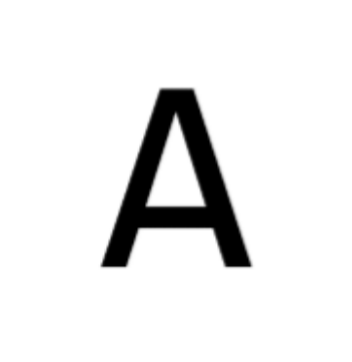
#> input picture letterA.png, 352 x 362 px
$ python harris_example.py
#> lines starting #> are read from the running program, lines starting #| are printed output that depends on the picture; after the words box and inside, x2 and y2 are one past the last pixel; in counts of white or black regions, pixels touching at a corner belong together
import numpy as np
import cv2 as cv
from matplotlib import pyplot as plt

filename = 'letterA.png'
img = cv.imread(filename)
#> img is the input picture: shape (362, 352, 3); min 0, max 255, mean 234.6
gray = cv.cvtColor(img,cv.COLOR_BGR2GRAY)

gray = np.float32(gray)
dst = cv.cornerHarris(gray,2,3,0.04)
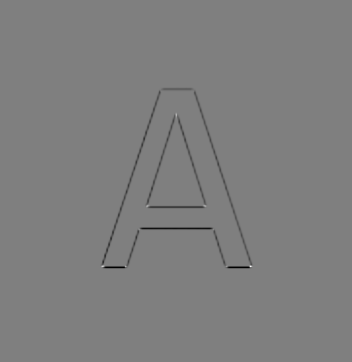
#> dst: shape (362, 352) float32; min -33863088, max 33942168, mean -194046.4; drawn with min black and max white

#result is dilated for marking the corners, not important
dst = cv.dilate(dst,None)
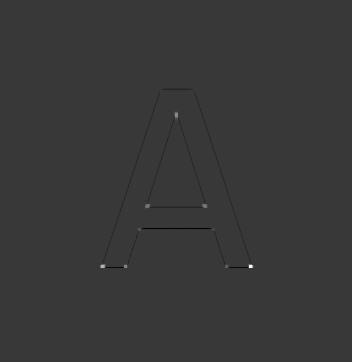
#> dst: shape (362, 352) float32; min -9746511, max 33942168, mean -13161.9; drawn with min black and max white

# Threshold for an optimal value, it may vary depending on the image.
img[dst>0.01*dst.max()]=[0,0,255]
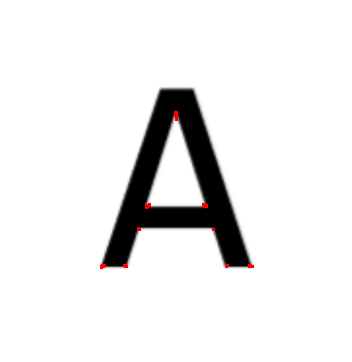
#> img: shape (362, 352, 3); 0.15% of pixels changed, all inside (x1, y1, x2, y2) = (100, 111, 254, 269)
plt.imshow(img)
